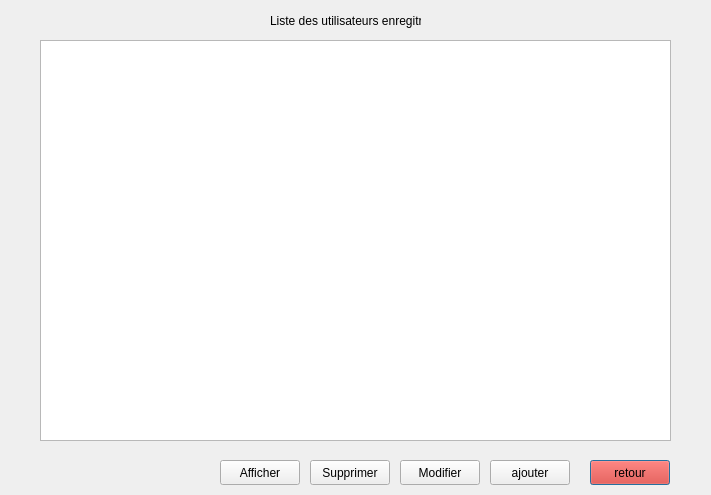
<?xml version="1.0" encoding="UTF-8"?>
<ui version="4.0">
 <class>reinscription</class>
 <widget class="QDialog" name="reinscription">
  <property name="geometry">
   <rect>
    <x>0</x>
    <y>0</y>
    <width>711</width>
    <height>495</height>
   </rect>
  </property>
  <property name="windowTitle">
   <string>Dialog</string>
  </property>
  <widget class="QPushButton" name="logout">
   <property name="geometry">
    <rect>
     <x>590</x>
     <y>460</y>
     <width>80</width>
     <height>25</height>
    </rect>
   </property>
   <property name="styleSheet">
    <string notr="true">background-color: rgb(255, 21, 0);
color:balck;</string>
   </property>
   <property name="text">
    <string>retour</string>
   </property>
  </widget>
  <widget class="QPushButton" name="ajouter">
   <property name="geometry">
    <rect>
     <x>490</x>
     <y>460</y>
     <width>80</width>
     <height>25</height>
    </rect>
   </property>
   <property name="text">
    <string>ajouter</string>
   </property>
  </widget>
  <widget class="QTableView" name="vue">
   <property name="geometry">
    <rect>
     <x>40</x>
     <y>40</y>
     <width>631</width>
     <height>401</height>
    </rect>
   </property>
  </widget>
  <widget class="QPushButton" name="supprimer">
   <property name="geometry">
    <rect>
     <x>310</x>
     <y>460</y>
     <width>80</width>
     <height>25</height>
    </rect>
   </property>
   <property name="styleSheet">
    <string notr="true">border-color: rgb(255, 7, 7);</string>
   </property>
   <property name="text">
    <string>Supprimer</string>
   </property>
  </widget>
  <widget class="QPushButton" name="modifier">
   <property name="geometry">
    <rect>
     <x>400</x>
     <y>460</y>
     <width>80</width>
     <height>25</height>
    </rect>
   </property>
   <property name="text">
    <string>Modifier</string>
   </property>
  </widget>
  <widget class="QLabel" name="label">
   <property name="geometry">
    <rect>
     <x>270</x>
     <y>10</y>
     <width>151</width>
     <height>21</height>
    </rect>
   </property>
   <property name="text">
    <string>Liste des utilisateurs enregitres</string>
   </property>
  </widget>
  <widget class="QPushButton" name="Afficher">
   <property name="geometry">
    <rect>
     <x>220</x>
     <y>460</y>
     <width>80</width>
     <height>25</height>
    </rect>
   </property>
   <property name="styleSheet">
    <string notr="true">border-color: rgb(255, 7, 7);</string>
   </property>
   <property name="text">
    <string>Afficher</string>
   </property>
  </widget>
 </widget>
 <resources/>
 <connections/>
</ui>
